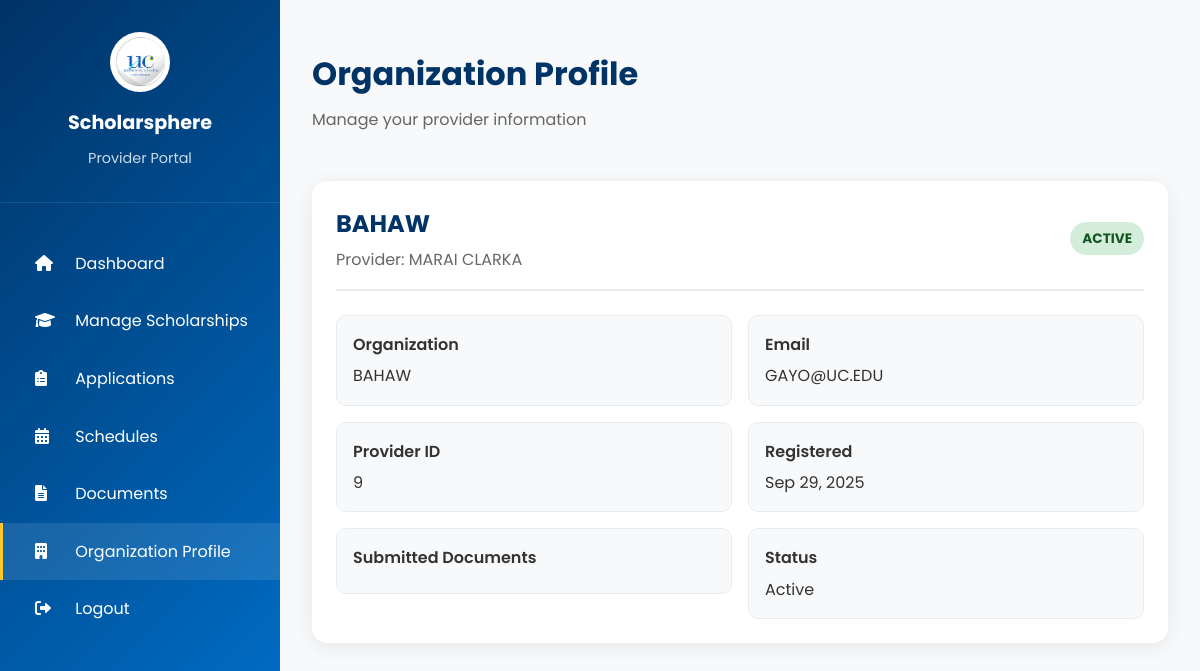
The app's page /provider/profile (signed in) with its own data.
### app.py (models this page shows, shortened)
class User(UserMixin, db.Model):
    __tablename__ = 'users'
    id = db.Column(db.Integer, primary_key=True)
    first_name = db.Column(db.String(100), nullable=False)
    last_name = db.Column(db.String(100), nullable=False)
    email = db.Column(db.String(255), nullable=False, unique=True)
    student_id = db.Column(db.String(8), unique=True)
    birthday = db.Column(db.Date)
    password_hash = db.Column(db.String(255), nullable=False)
    role = db.Column(db.Enum('student', 'provider', 'admin'), nullable=False, default='student')
    profile_picture = db.Column(db.String(255), nullable=True)
    year_level = db.Column(db.String(20), nullable=True)  # 1st year, 2nd year, 3rd year, 4th year
    course = db.Column(db.String(50), nullable=True)  # BSIT, BSCS, BSCE, etc.
    organization = db.Column(db.String(255), nullable=True)  # For providers
    created_at = db.Column(db.DateTime, nullable=False, default=datetime.utcnow)
    updated_at = db.Column(db.DateTime, onupdate=datetime.utcnow)
    is_active = db.Column(db.Boolean, nullable=False, default=True)

### provider/routes.py (the view)
@provider_bp.route('/profile')
@login_required
def profile():
    if current_user.role != 'provider':
        flash('Access denied. Provider access required.', 'error')
        return redirect(url_for('index'))
    return render_template('provider/profile.html', user=current_user, profile=current_user)

### app.py (called while the page is built, shortened)
@login_manager.user_loader
def load_user(user_id):
    return db.session.get(User, int(user_id))

@app.template_filter('safe_strftime')
def safe_strftime(value, format='%Y-%m-%d'):
    if value is None:
        return 'Not specified'
    if hasattr(value, 'strftime'):
        try:
            return value.strftime(format)
        except:
            return 'Invalid date'
    return 'Not specified'

### templates/provider/profile.html (shortened to what this page needs)
{% extends "base.html" %}
{% block extra_css %}
<link rel="stylesheet" href="{{ url_for('static', filename='css/main.css') }}">
{% endblock %}
{% block content %}
<div class="dashboard-container">
  <div class="sidebar">
    <div class="sidebar-header">
      <div class="sidebar-logo">
        <img src="{{ url_for('static', filename='images/uc-logo.png') }}" alt="UC Logo">
      </div>
      <div class="sidebar-brand">Scholarsphere</div>
      <div class="sidebar-subtitle">Provider Portal</div>
    </div>
    <nav class="sidebar-nav">
      <div class="nav-item" onclick="window.location.href='{{ url_for('provider.dashboard') }}'"><i class="fas fa-home"></i> Dashboard</div>
      <div class="nav-item" onclick="window.location.href='{{ url_for('provider.scholarships') }}'"><i class="fas fa-graduation-cap"></i> Manage Scholarships</div>
      <div class="nav-item" onclick="window.location.href='{{ url_for('provider.applications') }}'"><i class="fas fa-clipboard-list"></i> Applications</div>
      <div class="nav-item" onclick="window.location.href='{{ url_for('provider.schedules') }}'"><i class="fas fa-calendar-alt"></i> Schedules</div>
      <div class="nav-item" onclick="window.location.href='{{ url_for('provider.documents') }}'"><i class="fas fa-file-alt"></i> Documents</div>
      <div class="nav-item active"><i class="fas fa-building"></i> Organization Profile</div>
      <div class="nav-item" onclick="window.location.href='{{ url_for('logout') }}'"><i class="fas fa-sign-out-alt"></i> Logout</div>
    </nav>
  </div>
  <div class="main-content">
    <div class="top-bar">
      <div class="welcome-text">
        <h1>Organization Profile</h1>
        <p>Manage your provider information</p>
      </div>
    </div>
    <div class="profile-card">
      <div class="profile-header">
        <div>
          <h2 style="margin:0; color:#003366;">{{ profile.organization }}</h2>
          <div style="color:#666; margin-top:.25rem;">Provider: {{ profile.first_name }} {{ profile.last_name }}</div>
        </div>
        <div style="display:flex; gap:0.5rem; align-items:center;">
          <span class="status-badge {{ 'status-active' if profile.is_active else 'status-inactive' }}">
            {{ 'Active' if profile.is_active else 'Inactive' }}
          </span>
        </div>
      </div>
      <div class="info-grid">
        <div class="info-item">
          <label>Organization</label>
          <div>{{ profile.organization }}</div>
        </div>
        <div class="info-item">
          <label>Email</label>
          <div>{{ profile.email }}</div>
        </div>
        <div class="info-item">
          <label>Provider ID</label>
          <div>{{ profile.id }}</div>
        </div>
        <div class="info-item">
          <label>Registered</label>
          <div>{{ profile.created_at | safe_strftime('%b %d, %Y') }}</div>
        </div>
        <div class="info-item">
          <label>Submitted Documents</label>
        </div>
        <div class="info-item">
          <label>Status</label>
          <div>{{ 'Active' if profile.is_active else 'Inactive' }}</div>
        </div>
      </div>
    </div>
  </div>
</div>
{% endblock %}

### static/css/main.css (style rules this page uses)
* { margin: 0; padding: 0; box-sizing: border-box; }
body { font-family: 'Poppins', sans-serif; line-height: 1.6; color: #333; background-color: #f8f9fa; }
.status-badge { padding: 0.25rem 0.75rem; border-radius: 20px; font-size: 0.8rem; font-weight: 500; text-transform: uppercase; }
.status-active { background: #d4edda; color: #155724; }

### templates/provider/profile.html (style rules this page uses)
.dashboard-container { display:flex; min-height:100vh; }
.sidebar { width:280px; background: linear-gradient(135deg, #003366 0%, #0072ce 100%); color:#fff; padding:2rem 0; position:fixed; height:100vh; overflow-y:auto; }
.sidebar-header { text-align:center; padding:0 2rem 2rem 2rem; border-bottom:1px solid rgba(255,255,255,0.1); }
.sidebar-logo { width:60px; height:60px; background:#fff; border-radius:50%; margin:0 auto 1rem; display:flex; align-items:center; justify-content:center; overflow:hidden; }
.sidebar-logo img { width:50px; height:50px; object-fit:cover; border-radius:50%; }
.sidebar-brand { font-size:1.2rem; font-weight:700; margin-bottom:.5rem; }
.sidebar-subtitle { font-size:.9rem; opacity:.8; }
.sidebar-nav { padding:2rem 0; }
.nav-item { padding:1rem 2rem; cursor:pointer; transition:background .3s; border-left:3px solid transparent; }
.nav-item:hover, .nav-item.active { background:rgba(255,255,255,0.1); border-left-color:#ffc72c; }
.nav-item i { margin-right:1rem; width:20px; }
.main-content { flex:1; margin-left:280px; padding:2rem; }
.top-bar { display:flex; justify-content:space-between; align-items:center; margin-bottom:2rem; padding:1rem 0; }
.welcome-text h1 { font-size:2rem; color:#003366; margin-bottom:.5rem; }
.welcome-text p { color:#666; }
.profile-card { background:#fff; border-radius:15px; box-shadow:0 4px 20px rgba(0,0,0,0.08); padding:1.5rem; max-width: 960px; margin: 0 auto; }
.profile-header { display:flex; justify-content:space-between; align-items:center; border-bottom:2px solid #e9ecef; padding-bottom:1rem; margin-bottom:1.5rem; gap:1rem; }
.profile-header > div:first-child { min-width: 0; }
.profile-header h2 { margin:0; color:#003366; font-weight:700; }
.status-badge { padding:.35rem .75rem; border-radius:20px; font-weight:700; font-size:.85rem; white-space:nowrap; }
.status-active { background:#d4edda; color:#155724; }
.info-grid { display:grid; grid-template-columns: repeat(2, minmax(280px, 1fr)); gap:1rem; align-items:start; }
.info-item { background:#f8f9fa; border:1px solid #e9ecef; border-radius:10px; padding:1rem; }
.info-item label { display:block; font-weight:600; color:#333; margin-bottom:.35rem; }
.info-item div { word-break: break-word; }

### records on screen
User: organization "BAHAW", first_name "MARAI", last_name "CLARKA", is_active "ACTIVE", email "GAYO@UC.EDU", id "9", created_at "Sep 29, 2025", is_active "Active"
